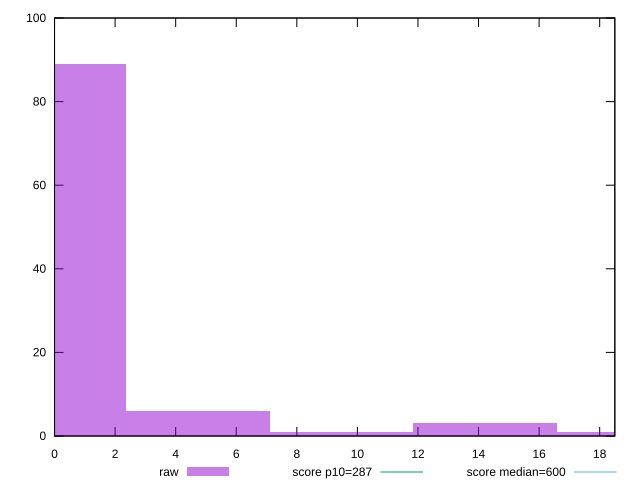

gnuplot code for this plot:
reset

$raw <<EOF
4.738817469409645 6
0 89
14.216452408228935 3
18.95526987763858 1
9.47763493881929 1
EOF

set key outside below
set boxwidth 4.738817469409645
set xrange [0:18.5]
set yrange [0:100]
set trange [0:100]
set style fill transparent solid 0.5 noborder

set parametric
set terminal svg size 640, 490 enhanced background rgb 'white'
set output "report_00022_2021-02-20T12:08:46.964Z/total-blocking-time/samples/pages+cached+noadtech+nomedia+nocss/raw/histogram.svg"

plot $raw title "raw" with boxes, \
     287,t title "score p10=287", \
     600,t title "score median=600"

reset
